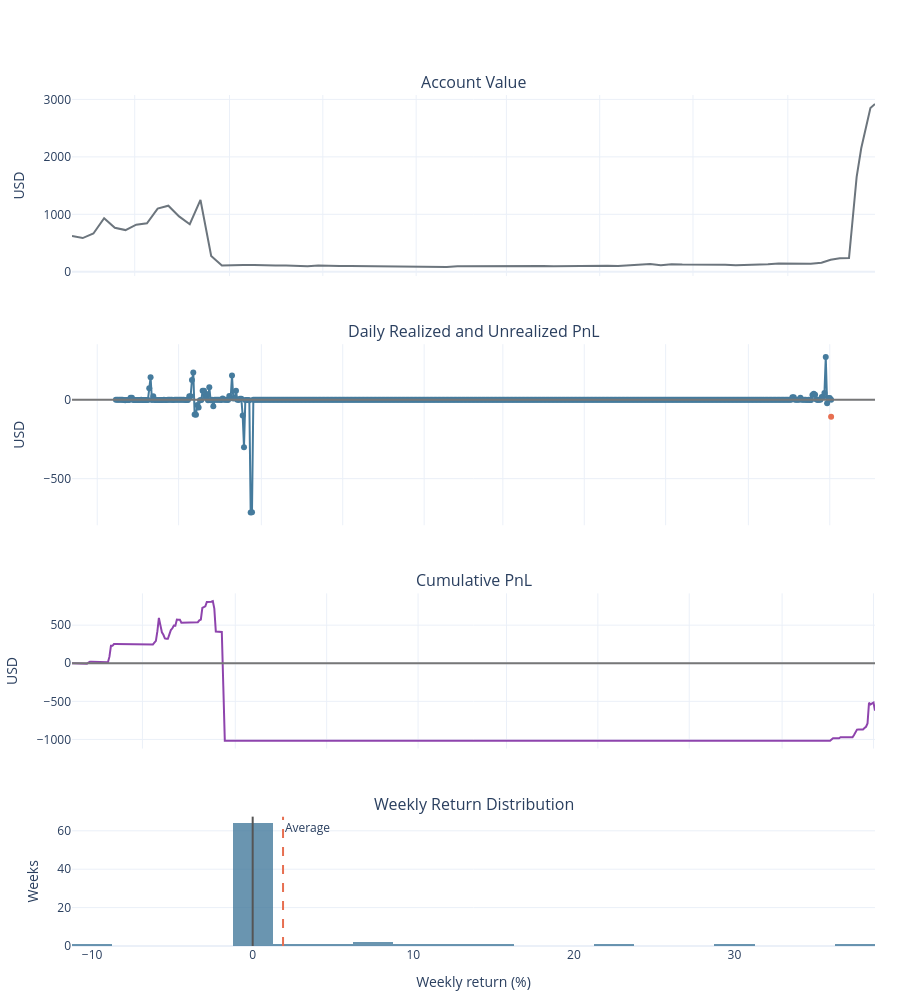

The notebook cell this image was saved under:
### Markdown cell above
## Account charts

Account value and PnL charts. Before all wallets have saved history, account value and weekly returns use the oldest wallet alone; from shared coverage onward they use the combined accounts.

### Code cell
analytics.show_account_charts()

### Figure 1 — Plotly figure (JSON) as saved in the notebook; plotly's stock layout.template omitted (floating-point values rounded to 4 significant figures; data arrays with more than 128 entries replaced by an {"elided": "..."} marker saying what was removed)
{"data": [{"line": {"color": "#6c757d", "width": 2}, "name": "Account Value", "type": "scatter", "x": ["2025-05-21T00:00:00-04:00", "2025-05-28T00:00:00-04:00", "2025-06-04T00:00:00-04:00", "2025-06-11T00:00:00-04:00", "2025-06-18T00:00:00-04:00", "2025-06-25T00:00:00-04:00", "2025-07-02T00:00:00-04:00", "2025-07-09T00:00:00-04:00", "2025-07-16T00:00:00-04:00", "2025-07-23T00:00:00-04:00", "2025-07-30T00:00:00-04:00", "2025-08-06T00:00:00-04:00", "2025-08-13T00:00:00-04:00", "2025-08-20T00:00:00-04:00", "2025-08-27T00:00:00-04:00", "2025-09-03T00:00:00-04:00", "2025-09-10T00:00:00-04:00", "2025-09-17T00:00:00-04:00", "2025-09-24T00:00:00-04:00", "2025-10-01T00:00:00-04:00", "2025-10-08T00:00:00-04:00", "2025-10-15T00:00:00-04:00", "2025-10-22T00:00:00-04:00", "2025-10-29T00:00:00-04:00", "2025-11-05T00:00:00-05:00", "2025-11-12T00:00:00-05:00", "2025-11-19T00:00:00-05:00", "2025-11-26T00:00:00-05:00", "2025-12-03T00:00:00-05:00", "2025-12-10T00:00:00-05:00", "2025-12-17T00:00:00-05:00", "2025-12-24T00:00:00-05:00", "2025-12-31T00:00:00-05:00", "2026-01-07T00:00:00-05:00", "2026-01-14T00:00:00-05:00", "2026-01-21T00:00:00-05:00", "2026-01-28T00:00:00-05:00", "2026-02-04T00:00:00-05:00", "2026-02-11T00:00:00-05:00", "2026-02-18T00:00:00-05:00", "2026-02-25T00:00:00-05:00", "2026-03-04T00:00:00-05:00", "2026-03-11T00:00:00-04:00", "2026-03-18T00:00:00-04:00", "2026-03-25T00:00:00-04:00", "2026-04-01T00:00:00-04:00", "2026-04-08T00:00:00-04:00", "2026-04-15T00:00:00-04:00", "2026-04-22T00:00:00-04:00", "2026-04-29T00:00:00-04:00", "2026-05-06T00:00:00-04:00", "2026-05-13T00:00:00-04:00", "2026-05-20T00:00:00-04:00", "2026-05-27T00:00:00-04:00", "2026-06-03T00:00:00-04:00", "2026-06-10T00:00:00-04:00", "2026-06-17T00:00:00-04:00", "2026-06-24T00:00:00-04:00", "2026-07-01T00:00:00-04:00", "2026-07-08T00:00:00-04:00", "2026-07-15T00:00:00-04:00", "2026-07-22T00:00:00-04:00", "2026-07-29T00:00:00-04:00", "2026-08-05T00:00:00-04:00", "2026-08-12T00:00:00-04:00", "2026-08-19T00:00:00-04:00", "2026-08-26T00:00:00-04:00", "2026-09-02T00:00:00-04:00", "2026-09-09T00:00:00-04:00", "2026-09-16T00:00:00-04:00", "2026-09-23T00:00:00-04:00", "2026-09-29T00:00:00-04:00", "2026-10-05T00:00:00-04:00", "2026-10-11T00:00:00-04:00", "2026-10-16T00:00:00-04:00", "2026-10-19T00:00:00-04:00", "2026-10-25T00:00:00-04:00", "2026-10-28T00:00:00-04:00"], "xaxis": "x", "y": [621.8, 587.0, 667.0, 934.0, 766.9, 725.9, 820.8, 844.3, 1101.0, 1150.0, 964.2, 827.7, 1250.0, 275.4, 109.7, 107.9, 117.5, 119.3, 108.0, 108.5, 108.1, 98.91, 97.51, 111.1, 103.0, 100.1, 100.3, 98.01, 96.28, 90.75, 86.06, 86.56, 86.85, 88.36, 87.39, 83.19, 95.44, 97.2, 91.49, 90.05, 89.64, 93.39, 98.03, 103.7, 102.0, 97.8, 100.5, 106.6, 102.9, 101.9, 104.8, 100.7, 116.0, 122.1, 137.3, 114.9, 133.4, 125.6, 126.1, 129.5, 129.4, 121.1, 115.9, 119.2, 118.2, 133.0, 145.3, 144.2, 145.4, 140.8, 156.6, 209.0, 235.1, 239.9, 1651.0, 2150.0, 2851.0, 2919.0], "yaxis": "y"}, {"line": {"color": "#457b9d"}, "mode": "lines+markers", "name": "Realized", "type": "scatter", "x": {"elided": "537 str values"}, "xaxis": "x2", "y": {"elided": "537 float values"}, "yaxis": "y2"}, {"line": {"color": "#e76f51"}, "mode": "lines+markers", "name": "Unrealized", "type": "scatter", "x": {"elided": "537 str values"}, "xaxis": "x2", "y": {"elided": "537 float values"}, "yaxis": "y2"}, {"line": {"color": "#8e44ad", "width": 2}, "name": "Cumulative PnL", "type": "scatter", "x": {"elided": "537 str values"}, "xaxis": "x3", "y": {"elided": "537 float values"}, "yaxis": "y3"}, {"marker": {"color": "#457b9d"}, "name": "Weekly returns", "opacity": 0.8, "showlegend": false, "type": "histogram", "x": [-0.9487, 3.669, -0.5744, 37.87, -0.2497, -0.1265, -0.04627, 30.22, -11.21, 8.433, 0.8899, 23.55, 10.37, 0.0, 0.0, 0.0, 0.0, 0.0, 0.0, 0.0, 0.0, 0.0, 0.0, 0.0, 0.0, 0.0, 0.0, 0.0, 0.0, 0.0, 0.0, 0.0, 0.0, 0.0, 0.0, 0.0, 0.0, 0.0, 0.0, 0.0, 0.0, 0.0, 0.0, 0.0, 0.0, 0.0, 0.0, 0.0, 0.0, 0.0, 0.0, 0.0, 0.0, 0.0, 0.0, 0.0, 0.0, 0.0, 0.0, 0.0, 0.0, 0.0, 0.0, 0.0, 0.0, 0.0, 0.0, 0.0, -0.0229, 8.023, 14.51, -0.4321, 5.412, 12.42, 0.04367], "xaxis": "x4", "xbins": {"size": 2.5}, "yaxis": "y4"}], "layout": {"annotations": [{"font": {"size": 16}, "showarrow": false, "text": "Account Value", "x": 0.5, "xanchor": "center", "xref": "paper", "y": 1, "yanchor": "bottom", "yref": "paper"}, {"font": {"size": 16}, "showarrow": false, "text": "Daily Realized and Unrealized PnL", "x": 0.5, "xanchor": "center", "xref": "paper", "y": 0.7072, "yanchor": "bottom", "yref": "paper"}, {"font": {"size": 16}, "showarrow": false, "text": "Cumulative PnL", "x": 0.5, "xanchor": "center", "xref": "paper", "y": 0.4144, "yanchor": "bottom", "yref": "paper"}, {"font": {"size": 16}, "showarrow": false, "text": "Weekly Return Distribution", "x": 0.5, "xanchor": "center", "xref": "paper", "y": 0.152, "yanchor": "bottom", "yref": "paper"}, {"showarrow": false, "text": "Average", "x": 1.891, "xanchor": "left", "xref": "x4", "y": 1, "yanchor": "top", "yref": "y4 domain"}], "barmode": "overlay", "height": 1000, "hovermode": "x unified", "margin": {"b": 50, "l": 65, "r": 25, "t": 95}, "shapes": [{"line": {"color": "#e76f51", "dash": "dash"}, "type": "line", "x0": 1.891, "x1": 1.891, "xref": "x4", "y0": 0, "y1": 1, "yref": "y4 domain"}, {"line": {"color": "#555"}, "type": "line", "x0": 0, "x1": 0, "xref": "x4", "y0": 0, "y1": 1, "yref": "y4 domain"}, {"line": {"color": "#777"}, "type": "line", "x0": 0, "x1": 1, "xref": "x2 domain", "y0": 0, "y1": 0, "yref": "y2"}, {"line": {"color": "#777"}, "type": "line", "x0": 0, "x1": 1, "xref": "x3 domain", "y0": 0, "y1": 0, "yref": "y3"}], "showlegend": false, "xaxis": {"anchor": "y", "domain": [0, 1], "matches": "x4", "showticklabels": false}, "xaxis2": {"anchor": "y2", "domain": [0, 1], "matches": "x4", "showticklabels": false}, "xaxis3": {"anchor": "y3", "domain": [0, 1], "matches": "x4", "showticklabels": false}, "xaxis4": {"anchor": "y4", "domain": [0, 1], "title": {"text": "Weekly return (%)"}}, "yaxis": {"anchor": "x", "domain": [0.7872, 1], "title": {"text": "USD"}}, "yaxis2": {"anchor": "x2", "domain": [0.4944, 0.7072], "title": {"text": "USD"}}, "yaxis3": {"anchor": "x3", "domain": [0.232, 0.4144], "title": {"text": "USD"}}, "yaxis4": {"anchor": "x4", "domain": [0, 0.152], "title": {"text": "Weeks"}}}}
